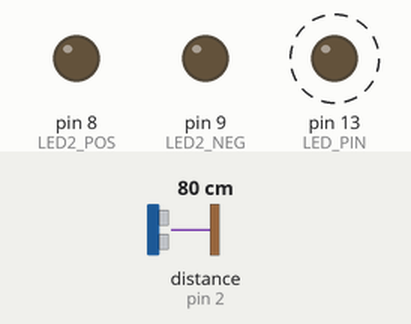
Bench run of a sketch on a simulated Arduino Uno, built with avr-gcc and run on an emulated ATmega328P. Shown: output pins drawn as LEDs (lit = HIGH). Wiring (inferred from the names in the program): ultrasonic range finder: trigger pin 12; echo pin 2. Dashed ring = blinking. The inputs (shaded band) are chosen by the test bench; at power-on: distance to the obstacle (sensor on pin 2) 80 cm. The echo pulse lasts 58.3 µs per cm; pins used as bus, display or sensor lines are not drawn; what the sketch prints to the serial monitor is not drawn.

Above: at 0.2 s.
At 21.7 s:
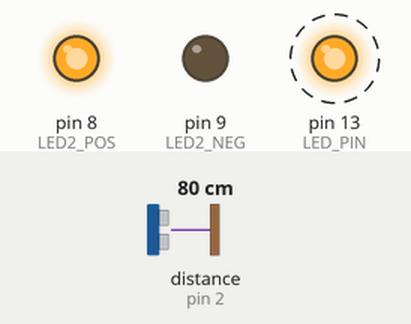
Timing chart, 0 to 26.1 s (numbered marks = the images above):
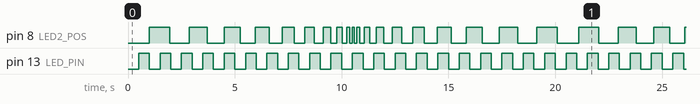

Measured:
- by itself, pin 8 (LED2_POS): moves between LOW and HIGH, repeating every 20.1 s
- by itself, pin 13 (LED_PIN): alternates HIGH for 0.50 s and LOW for 0.50 s

The sketch:

eplusIntTimerMillis.ino
```cpp
#define INTERRUPT_PIN 0  //Pin 2 on UNO
#define TRIG 12
#define ECHO 2
#define LED_PIN 13

#define LED2_POS 8
#define LED2_NEG 9

#define TIMER_US 500000

#include<TimerOne.h>

volatile unsigned long a =0, b=0, time = 0, prevTime = 0, currTime =0;
volatile int distance= 0;

int interval = 1000;

bool state = 0; // 1 : Increasing delay , 0 : Decreasing Delay

void setup()
{
  Serial.begin(9600);
  pinMode(TRIG,OUTPUT);
  pinMode(LED_PIN,OUTPUT);

  pinMode(LED2_POS, OUTPUT);
  pinMode(LED2_NEG, OUTPUT);
  digitalWrite(LED2_NEG,LOW);

  Timer1.initialize(TIMER_US);
  Timer1.attachInterrupt(blinker);

  attachInterrupt(INTERRUPT_PIN, echo, CHANGE);
}

void loop()
{
trigger();
currTime = millis();
if(currTime - prevTime >= interval)
{
  digitalWrite(LED2_POS,(!digitalRead(LED2_POS)));
  if(state == 0)
  {
    interval -= 50;
    if(interval == 0)
    {
      state = 1;
    }
  }
  else if(state == 1)
  {
    interval += 50;
    if(interval == 1000)
    {
      state = 0;
    }
  }
  prevTime = currTime;
}
Serial.println(distance);
}

void trigger()
{
  digitalWrite(TRIG, LOW);
  delayMicroseconds(2);
  digitalWrite(TRIG,HIGH);
  delayMicroseconds(10);
  digitalWrite(TRIG,LOW);
}

void echo()
{
  switch (digitalRead(ECHO))
  {
    case HIGH:
      b = 0;
      a = micros();
      break;

    case LOW:
      b = micros();
      time = b - a;
      break;
  }
  distance = time/58;
}

void blinker()
{
  digitalWrite(LED_PIN,(!digitalRead(LED_PIN)));
}
```
